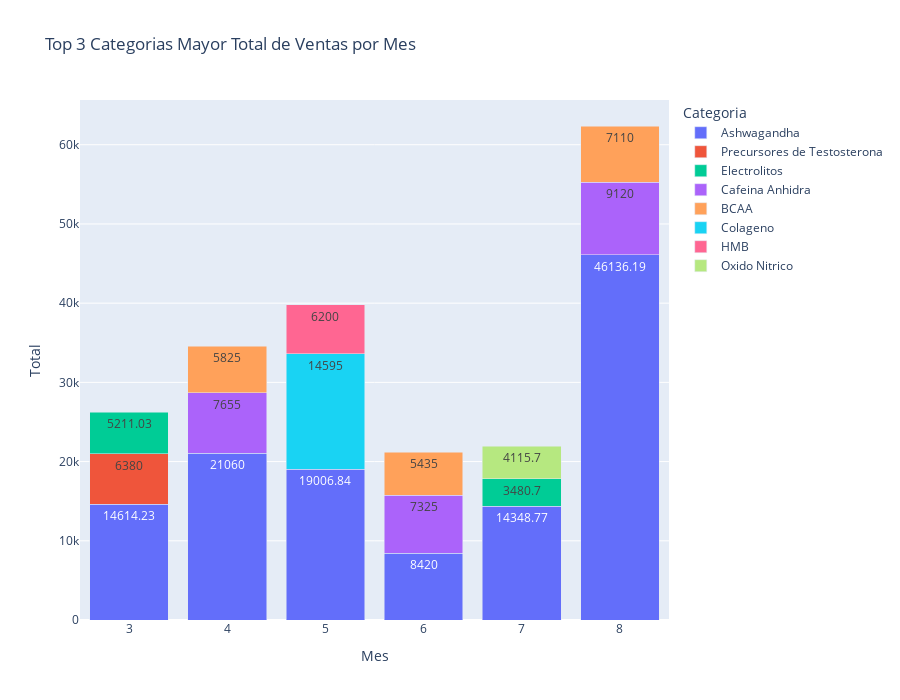

This figure's notebook cell:
### Code cell
fig = px.bar(dfTop3CategoriasVentas, x='Mes', y='Total', color='Categoria',
             title="Top 3 Categorias Mayor Total de Ventas por Mes",text='Total', height=700)
fig.update_layout(barmode='stack')
fig.show()

### Figure 1 — Plotly figure (JSON) as saved in the notebook; plotly's stock layout.template omitted (floating-point values rounded to 4 significant figures)
{"data": [{"hovertemplate": "Categoria=Ashwagandha<br>Mes=%{x}<br>Total=%{text}<extra></extra>", "legendgroup": "Ashwagandha", "marker": {"color": "#636efa", "pattern": {"shape": ""}}, "name": "Ashwagandha", "orientation": "v", "showlegend": true, "text": [14610.0, 21060.0, 19010.0, 8420.0, 14350.0, 46140.0], "textposition": "auto", "type": "bar", "x": [3, 4, 5, 6, 7, 8], "xaxis": "x", "y": [14610.0, 21060.0, 19010.0, 8420.0, 14350.0, 46140.0], "yaxis": "y"}, {"hovertemplate": "Categoria=Precursores de Testosterona<br>Mes=%{x}<br>Total=%{text}<extra></extra>", "legendgroup": "Precursores de Testosterona", "marker": {"color": "#EF553B", "pattern": {"shape": ""}}, "name": "Precursores de Testosterona", "orientation": "v", "showlegend": true, "text": [6380.0], "textposition": "auto", "type": "bar", "x": [3], "xaxis": "x", "y": [6380.0], "yaxis": "y"}, {"hovertemplate": "Categoria=Electrolitos<br>Mes=%{x}<br>Total=%{text}<extra></extra>", "legendgroup": "Electrolitos", "marker": {"color": "#00cc96", "pattern": {"shape": ""}}, "name": "Electrolitos", "orientation": "v", "showlegend": true, "text": [5211.0, 3481.0], "textposition": "auto", "type": "bar", "x": [3, 7], "xaxis": "x", "y": [5211.0, 3481.0], "yaxis": "y"}, {"hovertemplate": "Categoria=Cafeina Anhidra<br>Mes=%{x}<br>Total=%{text}<extra></extra>", "legendgroup": "Cafeina Anhidra", "marker": {"color": "#ab63fa", "pattern": {"shape": ""}}, "name": "Cafeina Anhidra", "orientation": "v", "showlegend": true, "text": [7655.0, 7325.0, 9120.0], "textposition": "auto", "type": "bar", "x": [4, 6, 8], "xaxis": "x", "y": [7655.0, 7325.0, 9120.0], "yaxis": "y"}, {"hovertemplate": "Categoria=BCAA<br>Mes=%{x}<br>Total=%{text}<extra></extra>", "legendgroup": "BCAA", "marker": {"color": "#FFA15A", "pattern": {"shape": ""}}, "name": "BCAA", "orientation": "v", "showlegend": true, "text": [5825.0, 5435.0, 7110.0], "textposition": "auto", "type": "bar", "x": [4, 6, 8], "xaxis": "x", "y": [5825.0, 5435.0, 7110.0], "yaxis": "y"}, {"hovertemplate": "Categoria=Colageno<br>Mes=%{x}<br>Total=%{text}<extra></extra>", "legendgroup": "Colageno", "marker": {"color": "#19d3f3", "pattern": {"shape": ""}}, "name": "Colageno", "orientation": "v", "showlegend": true, "text": [14600.0], "textposition": "auto", "type": "bar", "x": [5], "xaxis": "x", "y": [14600.0], "yaxis": "y"}, {"hovertemplate": "Categoria=HMB<br>Mes=%{x}<br>Total=%{text}<extra></extra>", "legendgroup": "HMB", "marker": {"color": "#FF6692", "pattern": {"shape": ""}}, "name": "HMB", "orientation": "v", "showlegend": true, "text": [6200.0], "textposition": "auto", "type": "bar", "x": [5], "xaxis": "x", "y": [6200.0], "yaxis": "y"}, {"hovertemplate": "Categoria=Oxido Nitrico<br>Mes=%{x}<br>Total=%{text}<extra></extra>", "legendgroup": "Oxido Nitrico", "marker": {"color": "#B6E880", "pattern": {"shape": ""}}, "name": "Oxido Nitrico", "orientation": "v", "showlegend": true, "text": [4116.0], "textposition": "auto", "type": "bar", "x": [7], "xaxis": "x", "y": [4116.0], "yaxis": "y"}], "layout": {"barmode": "stack", "height": 700, "legend": {"title": {"text": "Categoria"}, "tracegroupgap": 0}, "title": {"text": "Top 3 Categorias Mayor Total de Ventas por Mes"}, "xaxis": {"anchor": "y", "domain": [0, 1], "title": {"text": "Mes"}}, "yaxis": {"anchor": "x", "domain": [0, 1], "title": {"text": "Total"}}}}
